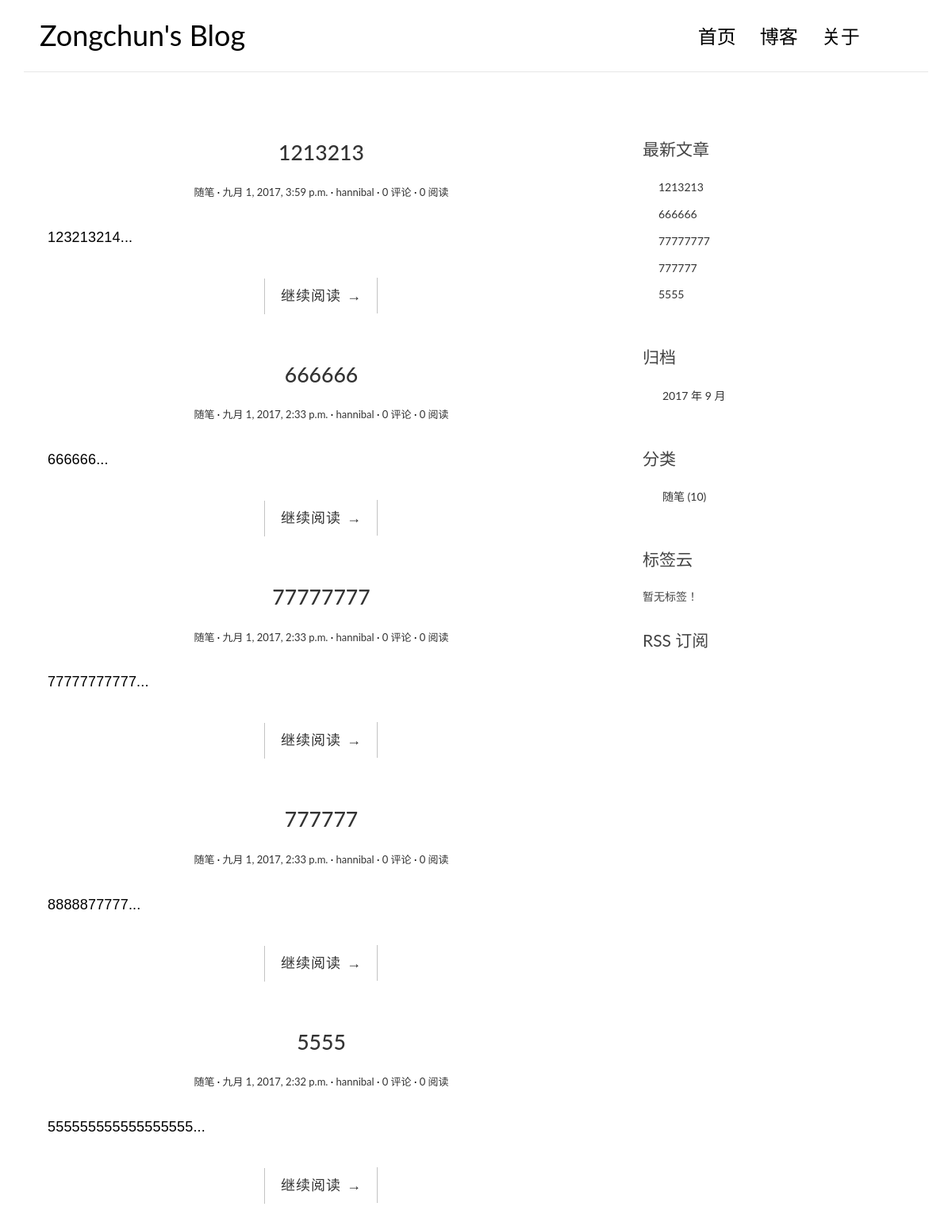
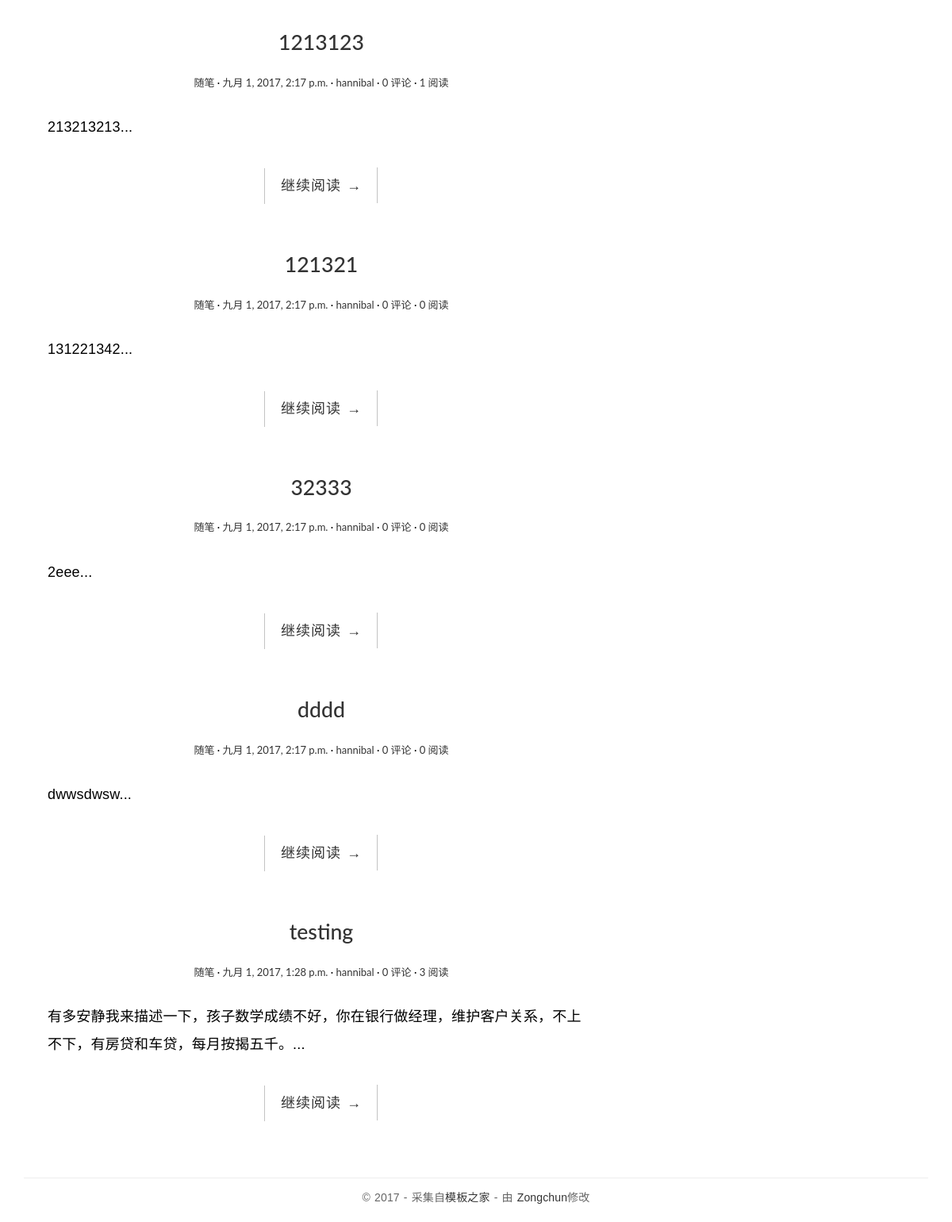
The page / on the database its author committed (2 pictures, top to bottom).
### blog/models.py (models this page shows, shortened)
@python_2_unicode_compatible
class Post(models.Model):
    title = models.CharField(max_length=70)
    body = models.TextField()
    created_time = models.DateTimeField()
    modified_time = models.DateTimeField()
    excerpt = models.CharField(max_length=200, blank=True)
    views = models.PositiveIntegerField(default=0)
    category = models.ForeignKey(Category)
    tags = models.ManyToManyField(Tag, blank=True)
    author = models.ForeignKey(User)
    def get_absolute_url(self):
        return reverse('blog:detail', kwargs={'pk': self.pk})
    class Meta:
        ordering = ['-created_time']

@python_2_unicode_compatible
class Category(models.Model):
    name = models.CharField(max_length=100)

### blog/views.py (the view, shortened to what this page needs)
# urls.py: url(r'^$', views.IndexView.as_view(), name='index'),
class IndexView(ListView):
    model = Post
    template_name = 'blog/index.html'
    context_object_name = 'post_list'
    paginate_by = 10
    def get_context_data(self, **kwargs):
        context = super(IndexView, self).get_context_data(**kwargs)
        paginator = context.get('paginator')
        page = context.get('page_obj')
        is_paginated = context.get('is_paginated')
        pagination_data = self.pagination_data(paginator, page, is_paginated)
        context.update(pagination_data)
        return context
    def pagination_data(self, paginator, page, is_paginated):
        if not is_paginated:
            return {}

### blog/templatetags/blog_tags.py (called while the page is built)
@register.simple_tag
def get_recent_posts(num=5):
    return Post.objects.all()[:num]

@register.simple_tag
def archives():
    return Post.objects.dates('created_time', 'month', order='DESC')

@register.simple_tag
def get_categories():
    return Category.objects.annotate(num_posts=Count('post')).filter(num_posts__gt=0)

@register.simple_tag
def get_tags():
    return Tag.objects.annotate(num_posts=Count('post')).filter(num_posts__gt=0)

### templates/blog/index.html (shortened to what this page needs)
{% extends 'base.html' %}
{% block main %}
    {% for post in post_list %}
        <article class="post post-{{ post.pk }}">
            <header class="entry-header">
                <h1 class="entry-title">
                    <a href="{{ post.get_absolute_url }}">{{ post.title }}</a>
                </h1>
                <div class="entry-meta">
                    <span class="post-category">
                        <a href="{% url 'blog:category' post.category.pk %}">{{ post.category.name }}</a></span>
                    <span class="post-date"><a href="#"><time class="entry-date"
                                                              datetime="{{ post.created_time }}">{{ post.created_time }}</time></a></span>
                    <span class="post-author"><a href="#">{{ post.author }}</a></span>
                    <span class="comments-link">
                        <a href="{{ post.get_absolute_url }}#comment-area">{{ post.comment_set.count }} 评论</a></span>
                    <span class="views-count"><a href="{{ post.get_absolute_url }}">{{ post.views }} 阅读</a></span>
                </div>
            </header>
            <div class="entry-content clearfix">
                <p>{{ post.excerpt }}...</p>
                <div class="read-more cl-effect-14">
                    <a href="{{ post.get_absolute_url }}" class="more-link">继续阅读 <span class="meta-nav">→</span></a>
                </div>
            </div>
        </article>
    {% empty %}
        <div class="no-post">暂时还没有发布的文章！</div>
    {% endfor %}
{% endblock main %}

### templates/base.html (shortened to what this page needs)
{% load staticfiles %}
{% load blog_tags %}
<!DOCTYPE html>
<html>
<head>
    <link rel="stylesheet" href="http://code.ionicframework.com/ionicons/2.0.1/css/ionicons.min.css">
    <link rel="stylesheet" href="{% static 'blog/css/bootstrap.min.css' %}">
    <link rel="stylesheet" href="{% static 'blog/css/pace.css' %}">
    <link rel="stylesheet" href="{% static 'blog/css/custom.css' %}">
    <link rel="stylesheet" href="{% static 'blog/css/highlights/github.css' %}">
</head>
<body>
<div class="container">
    <header id="site-header">
        <div class="row">
            <div class="col-md-4 col-sm-5 col-xs-8">
                <div class="logo">
                    <h1><a href="{% url 'blog:index' %}"><b>Zongchun's Blog</b></a></h1>
                </div>
            </div>
            <div class="col-md-8 col-sm-7 col-xs-4">
                <nav class="main-nav" role="navigation">
                    <div class="collapse navbar-collapse" id="bs-example-navbar-collapse-1">
                        <ul class="nav navbar-nav navbar-right">
                            <li class="cl-effect-11"><a href="{% url 'blog:index' %}" data-hover="首页">首页</a></li>
                            <li class="cl-effect-11"><a href="#" data-hover="博客">博客</a></li>
                            <li class="cl-effect-11"><a href="aboutme" data-hover="关于">关于</a></li>
                        </ul>
                    </div>
                </nav>
            </div>
        </div>
    </header>
</div>
<div class="content-body">
    <div class="container">
        <div class="row">
            <main class="col-md-8">
                {% block main %}
                {% endblock main %}
            </main>
            <aside class="col-md-4">
                <div class="widget widget-recent-posts">
                    <h3 class="widget-title">最新文章</h3>
                    {% get_recent_posts as recent_post_list %}
                    <ul>
                        {% for post in recent_post_list %}
                            <li>
                                <a href="{{ post.get_absolute_url }}">{{ post.title }}</a>
                            </li>
                        {% empty %}
                            暂无文章！
                        {% endfor %}
                    </ul>
                </div>
                <div class="widget widget-archives">
                    <h3 class="widget-title">归档</h3>
                    {% archives as date_list %}
                    <ul>
                        {% for date in date_list %}
                            <li>
                                <a href="{% url 'blog:archives' date.year date.month %}">{{ date.year }}
                                    年 {{ date.month }} 月</a>
                            </li>
                        {% empty %}
                            暂无归档！
                        {% endfor %}
                    </ul>
                </div>
                <div class="widget widget-category">
                    <h3 class="widget-title">分类</h3>
                    {% get_categories as category_list %}
                    <ul>
                        {% for category in category_list %}
                            <li>
                                <a href="{% url 'blog:category' category.pk %}">{{ category.name }} <span
                                        class="post-count">({{ category.num_posts }})</span></a>
                            </li>
                        {% empty %}
                            暂无分类！
                        {% endfor %}
                    </ul>
                </div>
                <div class="widget widget-tag-cloud">
                    <h3 class="widget-title">标签云</h3>
                    {% get_tags as tag_list %}
                    <ul>
                        {% for tag in tag_list %}
                            <li>
                                <a href="{% url 'blog:tag' tag.pk %}">{{ tag.name }}</a>
                            </li>
                        {% empty %}
                            暂无标签！
                        {% endfor %}
                    </ul>
                </div>
                <div class="rss">
                    <a href="{% url 'rss' %}"> RSS 订阅</a>
                </div>
            </aside>
        </div>
    </div>
</div>
<footer id="site-footer">
    <div class="container">
        <div class="row">
            <div class="col-md-12">
                <p class="copyright">&copy 2017 - 采集自<a href="http://www.cssmoban.com/"
                                                        target="_blank" title="模板之家">模板之家</a>
                    - 由<a> Zongchun</a>修改
                </p>
            </div>
        </div>
    </div>
</footer>
</body>
</html>

### blog/static/blog/css/custom.css (style rules this page uses)
* { outline: none; }
h1, h2, h3, h4, h5, h6 { margin-top: 0; }
b { font-weight: 400; }
a { color: #333; }
body { color: #444; font-family: 'Lato', sans-serif; }
p { font-family: 'Ubuntu', sans-serif; font-weight: 400; word-spacing: 1px; letter-spacing: 0.01em; }
#site-header { background-color: #FFF; padding: 25px 20px; margin-bottom: 40px; border-bottom: 1px solid #e7e7e7; }
.logo h1 a { color: #000; }
.logo h1 { margin: 0; font-family: 'Lato', sans-serif; font-weight: 300; }
.main-nav { margin-top: 11px; max-width: 95%; }
.main-nav a { color: #000000 !important; padding: 0 0 5px 0 !important; margin-right: 30px; font-family: 'Lato', sans-serif; font-weight: 300; font-size: 24px; }
.cl-effect-11 a { padding: 10px 0; color: #0972b4; text-shadow: none; }
.cl-effect-11 a::before { position: absolute; top: 0; left: 0; overflow: hidden; padding: 0 0 5px 0 !important; max-width: 0; border-bottom: 1px solid #000; color: #000; content: attr(data-hover); white-space: nowrap; -webkit-transition: max-width 0.5s; -moz-transition: max-width 0.5s; transition: max-width 0.5s; }
.content-body { padding-bottom: 4em; }
.post { background: #fff; padding: 30px 30px 0; }
.entry-title { text-align: center; font-size: 1.9em; margin-bottom: 20px; line-height: 1.6; padding: 10px 20px 0; }
.entry-meta { text-align: center; color: #DDDDDD; font-size: 13px; margin-bottom: 30px; }
.entry-content { font-size: 18px; line-height: 1.9; font-weight: 300; color: #000; }
.post-category::after, .post-date::after, .post-author::after, .comments-link::after { content: ' ·'; color: #000; }
.read-more { font-family: 'Ubuntu', sans-serif; font-weight: 400; word-spacing: 1px; letter-spacing: 0.01em; text-align: center; margin-top: 20px; }
.cl-effect-14 a { padding: 0 20px; height: 45px; line-height: 45px; position: relative; display: inline-block; margin: 15px 25px; letter-spacing: 1px; font-weight: 400; text-shadow: 0 0 1px rgba(255, 255, 255, 0.3); }
.cl-effect-14 a::before, .cl-effect-14 a::after { position: absolute; width: 45px; height: 1px; background: #C3C3C3; content: ''; -webkit-transition: all 0.3s; -moz-transition: all 0.3s; transition: all 0.3s; pointer-events: none; }
.cl-effect-14 a::before { top: 0; left: 0; -webkit-transform: rotate(90deg); -moz-transform: rotate(90deg); transform: rotate(90deg); -webkit-transform-origin: 0 0; -moz-transform-origin: 0 0; transform-origin: 0 0; }
.cl-effect-14 a::after { right: 0; bottom: 0; -webkit-transform: rotate(90deg); -moz-transform: rotate(90deg); transform: rotate(90deg); -webkit-transform-origin: 100% 0; -moz-transform-origin: 100% 0; transform-origin: 100% 0; }
.widget { background: #fff; padding: 30px 0 0; }
.widget-title { font-size: 1.5em; margin-bottom: 20px; line-height: 1.6; padding: 10px 0 0; font-weight: 400; }
.widget-recent-posts ul { padding: 0; margin: 0; padding-left: 20px; }
.widget-recent-posts ul li { list-style-type: none; position: relative; line-height: 170%; margin-bottom: 10px; }
.widget-recent-posts ul li::before { content: '\f3d3'; font-family: "Ionicons"; position: absolute; left: -17px; top: 3px; font-size: 16px; color: #000; }
.widget-archives ul { padding: 0; margin: 0; padding-left: 25px; }
.widget-archives ul li { list-style-type: none; position: relative; line-height: 170%; margin-bottom: 10px; }
.widget-archives ul li::before { content: '\f3f3'; font-family: "Ionicons"; position: absolute; left: -25px; top: 1px; font-size: 16px; color: #000; }
.widget-category ul { padding: 0; margin: 0; padding-left: 25px; }
.widget-category ul li { list-style-type: none; position: relative; line-height: 170%; margin-bottom: 10px; }
.widget-category ul li::before { content: '\f3fe'; font-family: "Ionicons"; position: absolute; left: -25px; top: 1px; font-size: 18px; color: #000; }
.widget-tag-cloud ul { padding: 0; margin: 0; margin-right: -10px; }
.rss { font-size: 21px; margin-top: 30px; }
.rss a { color: #444; }
#site-footer { padding-top: 10px; padding: 0 0 1.5em 0; }
.copyright { text-align: center; padding-top: 1em; margin: 0; border-top: 1px solid #eee; color: #666; }

### rows shown on the page
Post: title "1213213", category.name "随笔", created_time "九月 1, 2017, 3:59 p.m.", author "hannibal", comment_set.count "0", views "0", excerpt "123213214"
Post: title "666666", category.name "随笔", created_time "九月 1, 2017, 2:33 p.m.", author "hannibal", comment_set.count "0", views "0", excerpt "666666"
Post: title "77777777", category.name "随笔", created_time "九月 1, 2017, 2:33 p.m.", author "hannibal", comment_set.count "0", views "0", excerpt "77777777777"
Post: title "777777", category.name "随笔", created_time "九月 1, 2017, 2:33 p.m.", author "hannibal", comment_set.count "0", views "0", excerpt "8888877777"
Post: title "5555", category.name "随笔", created_time "九月 1, 2017, 2:32 p.m.", author "hannibal", comment_set.count "0", views "0", excerpt "555555555555555555"
Post: title "1213123", category.name "随笔", created_time "九月 1, 2017, 2:17 p.m.", author "hannibal", comment_set.count "0", views "1", excerpt "213213213"
Post: title "121321", category.name "随笔", created_time "九月 1, 2017, 2:17 p.m.", author "hannibal", comment_set.count "0", views "0", excerpt "131221342"
Post: title "32333", category.name "随笔", created_time "九月 1, 2017, 2:17 p.m.", author "hannibal", comment_set.count "0", views "0", excerpt "2eee"
Post: title "dddd", category.name "随笔", created_time "九月 1, 2017, 2:17 p.m.", author "hannibal", comment_set.count "0", views "0", excerpt "dwwsdwsw"
Post: title "testing", category.name "随笔", created_time "九月 1, 2017, 1:28 p.m.", author "hannibal", comment_set.count "0", views "3", excerpt "有多安静我来描述一下，孩子数学成绩不好，你在银行做经理，维护客户关系，不上不下，有房贷和车贷，每月按揭五千。"
Category: name "随笔", num_posts "10"

### other values the page prints
{{ date.year }} "2017"
{{ date.month }} "9"
